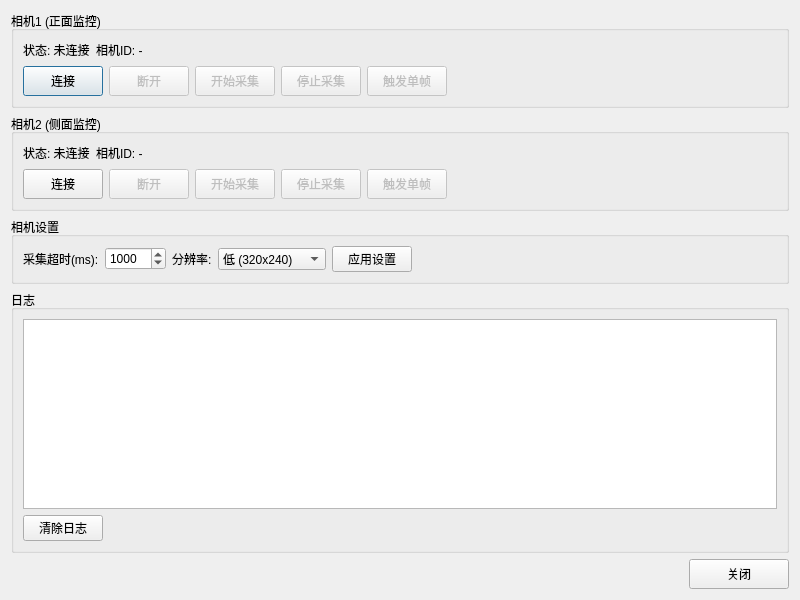
<?xml version="1.0" encoding="UTF-8"?>
<ui version="4.0">
 <class>CameraControlDialog</class>
 <widget class="QDialog" name="CameraControlDialog">
  <property name="geometry">
   <rect>
    <x>0</x>
    <y>0</y>
    <width>800</width>
    <height>600</height>
   </rect>
  </property>
  <property name="windowTitle">
   <string>PhoXi相机控制面板</string>
  </property>
  <layout class="QVBoxLayout" name="mainLayout">
   <item>
    <widget class="QGroupBox" name="camera1Group">
     <property name="title">
      <string>相机1 (正面监控)</string>
     </property>
     <layout class="QVBoxLayout" name="camera1Layout">
      <item>
       <layout class="QHBoxLayout" name="camera1InfoLayout">
        <item>
         <widget class="QLabel" name="camera1StatusLabel">
          <property name="text">
           <string>状态: 未连接</string>
          </property>
         </widget>
        </item>
        <item>
         <widget class="QLabel" name="camera1InfoLabel">
          <property name="text">
           <string>相机ID: -</string>
          </property>
         </widget>
        </item>
        <item>
         <spacer name="camera1Spacer">
          <property name="orientation">
           <enum>Qt::Horizontal</enum>
          </property>
          <property name="sizeHint" stdset="0">
           <size>
            <width>40</width>
            <height>20</height>
           </size>
          </property>
         </spacer>
        </item>
       </layout>
      </item>
      <item>
       <layout class="QHBoxLayout" name="camera1ButtonLayout">
        <item>
         <widget class="QPushButton" name="camera1ConnectBtn">
          <property name="text">
           <string>连接</string>
          </property>
          <property name="minimumSize">
           <size>
            <width>80</width>
            <height>30</height>
           </size>
          </property>
         </widget>
        </item>
        <item>
         <widget class="QPushButton" name="camera1DisconnectBtn">
          <property name="text">
           <string>断开</string>
          </property>
          <property name="minimumSize">
           <size>
            <width>80</width>
            <height>30</height>
           </size>
          </property>
          <property name="enabled">
           <bool>false</bool>
          </property>
         </widget>
        </item>
        <item>
         <widget class="QPushButton" name="camera1StartCaptureBtn">
          <property name="text">
           <string>开始采集</string>
          </property>
          <property name="minimumSize">
           <size>
            <width>80</width>
            <height>30</height>
           </size>
          </property>
          <property name="enabled">
           <bool>false</bool>
          </property>
         </widget>
        </item>
        <item>
         <widget class="QPushButton" name="camera1StopCaptureBtn">
          <property name="text">
           <string>停止采集</string>
          </property>
          <property name="minimumSize">
           <size>
            <width>80</width>
            <height>30</height>
           </size>
          </property>
          <property name="enabled">
           <bool>false</bool>
          </property>
         </widget>
        </item>
        <item>
         <widget class="QPushButton" name="camera1TriggerBtn">
          <property name="text">
           <string>触发单帧</string>
          </property>
          <property name="minimumSize">
           <size>
            <width>80</width>
            <height>30</height>
           </size>
          </property>
          <property name="enabled">
           <bool>false</bool>
          </property>
         </widget>
        </item>
        <item>
         <spacer name="camera1ButtonSpacer">
          <property name="orientation">
           <enum>Qt::Horizontal</enum>
          </property>
          <property name="sizeHint" stdset="0">
           <size>
            <width>40</width>
            <height>20</height>
           </size>
          </property>
         </spacer>
        </item>
       </layout>
      </item>
     </layout>
    </widget>
   </item>
   <item>
    <widget class="QGroupBox" name="camera2Group">
     <property name="title">
      <string>相机2 (侧面监控)</string>
     </property>
     <layout class="QVBoxLayout" name="camera2Layout">
      <item>
       <layout class="QHBoxLayout" name="camera2InfoLayout">
        <item>
         <widget class="QLabel" name="camera2StatusLabel">
          <property name="text">
           <string>状态: 未连接</string>
          </property>
         </widget>
        </item>
        <item>
         <widget class="QLabel" name="camera2InfoLabel">
          <property name="text">
           <string>相机ID: -</string>
          </property>
         </widget>
        </item>
        <item>
         <spacer name="camera2Spacer">
          <property name="orientation">
           <enum>Qt::Horizontal</enum>
          </property>
          <property name="sizeHint" stdset="0">
           <size>
            <width>40</width>
            <height>20</height>
           </size>
          </property>
         </spacer>
        </item>
       </layout>
      </item>
      <item>
       <layout class="QHBoxLayout" name="camera2ButtonLayout">
        <item>
         <widget class="QPushButton" name="camera2ConnectBtn">
          <property name="text">
           <string>连接</string>
          </property>
          <property name="minimumSize">
           <size>
            <width>80</width>
            <height>30</height>
           </size>
          </property>
         </widget>
        </item>
        <item>
         <widget class="QPushButton" name="camera2DisconnectBtn">
          <property name="text">
           <string>断开</string>
          </property>
          <property name="minimumSize">
           <size>
            <width>80</width>
            <height>30</height>
           </size>
          </property>
          <property name="enabled">
           <bool>false</bool>
          </property>
         </widget>
        </item>
        <item>
         <widget class="QPushButton" name="camera2StartCaptureBtn">
          <property name="text">
           <string>开始采集</string>
          </property>
          <property name="minimumSize">
           <size>
            <width>80</width>
            <height>30</height>
           </size>
          </property>
          <property name="enabled">
           <bool>false</bool>
          </property>
         </widget>
        </item>
        <item>
         <widget class="QPushButton" name="camera2StopCaptureBtn">
          <property name="text">
           <string>停止采集</string>
          </property>
          <property name="minimumSize">
           <size>
            <width>80</width>
            <height>30</height>
           </size>
          </property>
          <property name="enabled">
           <bool>false</bool>
          </property>
         </widget>
        </item>
        <item>
         <widget class="QPushButton" name="camera2TriggerBtn">
          <property name="text">
           <string>触发单帧</string>
          </property>
          <property name="minimumSize">
           <size>
            <width>80</width>
            <height>30</height>
           </size>
          </property>
          <property name="enabled">
           <bool>false</bool>
          </property>
         </widget>
        </item>
        <item>
         <spacer name="camera2ButtonSpacer">
          <property name="orientation">
           <enum>Qt::Horizontal</enum>
          </property>
          <property name="sizeHint" stdset="0">
           <size>
            <width>40</width>
            <height>20</height>
           </size>
          </property>
         </spacer>
        </item>
       </layout>
      </item>
     </layout>
    </widget>
   </item>
   <item>
    <widget class="QGroupBox" name="settingsGroup">
     <property name="title">
      <string>相机设置</string>
     </property>
     <layout class="QGridLayout" name="settingsLayout">
      <item row="0" column="0">
       <widget class="QLabel" name="timeoutLabel">
        <property name="text">
         <string>采集超时(ms):</string>
        </property>
       </widget>
      </item>
      <item row="0" column="1">
       <widget class="QSpinBox" name="timeoutSpin">
        <property name="minimum">
         <number>100</number>
        </property>
        <property name="maximum">
         <number>10000</number>
        </property>
        <property name="value">
         <number>1000</number>
        </property>
       </widget>
      </item>
      <item row="0" column="2">
       <widget class="QLabel" name="resolutionLabel">
        <property name="text">
         <string>分辨率:</string>
        </property>
       </widget>
      </item>
      <item row="0" column="3">
       <widget class="QComboBox" name="resolutionCombo">
        <item>
         <property name="text">
          <string>低 (320x240)</string>
         </property>
        </item>
        <item>
         <property name="text">
          <string>中 (640x480)</string>
         </property>
        </item>
        <item>
         <property name="text">
          <string>高 (1280x720)</string>
         </property>
        </item>
       </widget>
      </item>
      <item row="0" column="4">
       <widget class="QPushButton" name="applySettingsBtn">
        <property name="text">
         <string>应用设置</string>
        </property>
       </widget>
      </item>
      <item row="0" column="5">
       <spacer name="settingsSpacer">
        <property name="orientation">
         <enum>Qt::Horizontal</enum>
        </property>
        <property name="sizeHint" stdset="0">
         <size>
          <width>40</width>
          <height>20</height>
         </size>
        </property>
       </spacer>
      </item>
     </layout>
    </widget>
   </item>
   <item>
    <widget class="QGroupBox" name="logGroup">
     <property name="title">
      <string>日志</string>
     </property>
     <layout class="QVBoxLayout" name="logLayout">
      <item>
       <widget class="QTextEdit" name="logText">
        <property name="readOnly">
         <bool>true</bool>
        </property>
        <property name="maximumHeight">
         <number>150</number>
        </property>
       </widget>
      </item>
      <item>
       <layout class="QHBoxLayout" name="logButtonLayout">
        <item>
         <widget class="QPushButton" name="clearLogBtn">
          <property name="text">
           <string>清除日志</string>
          </property>
         </widget>
        </item>
        <item>
         <spacer name="logButtonSpacer">
          <property name="orientation">
           <enum>Qt::Horizontal</enum>
          </property>
          <property name="sizeHint" stdset="0">
           <size>
            <width>40</width>
            <height>20</height>
           </size>
          </property>
         </spacer>
        </item>
       </layout>
      </item>
     </layout>
    </widget>
   </item>
   <item>
    <layout class="QHBoxLayout" name="bottomButtonLayout">
     <item>
      <spacer name="bottomSpacer">
       <property name="orientation">
        <enum>Qt::Horizontal</enum>
       </property>
       <property name="sizeHint" stdset="0">
        <size>
         <width>40</width>
         <height>20</height>
        </size>
       </property>
      </spacer>
     </item>
     <item>
      <widget class="QPushButton" name="closeBtn">
       <property name="text">
        <string>关闭</string>
       </property>
       <property name="minimumSize">
        <size>
         <width>100</width>
         <height>30</height>
        </size>
       </property>
      </widget>
     </item>
    </layout>
   </item>
  </layout>
 </widget>
 <resources/>
 <connections/>
</ui>
